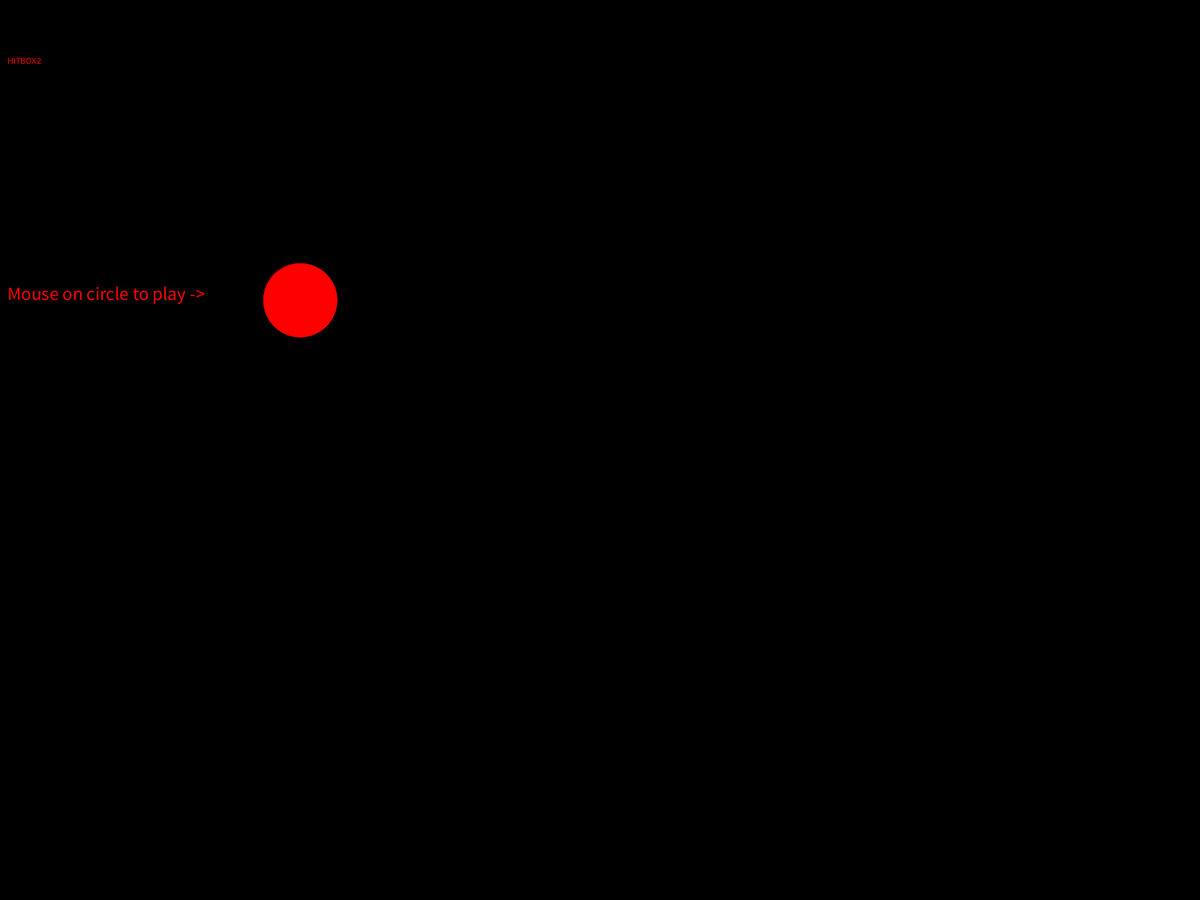
Frame 1 (no input)
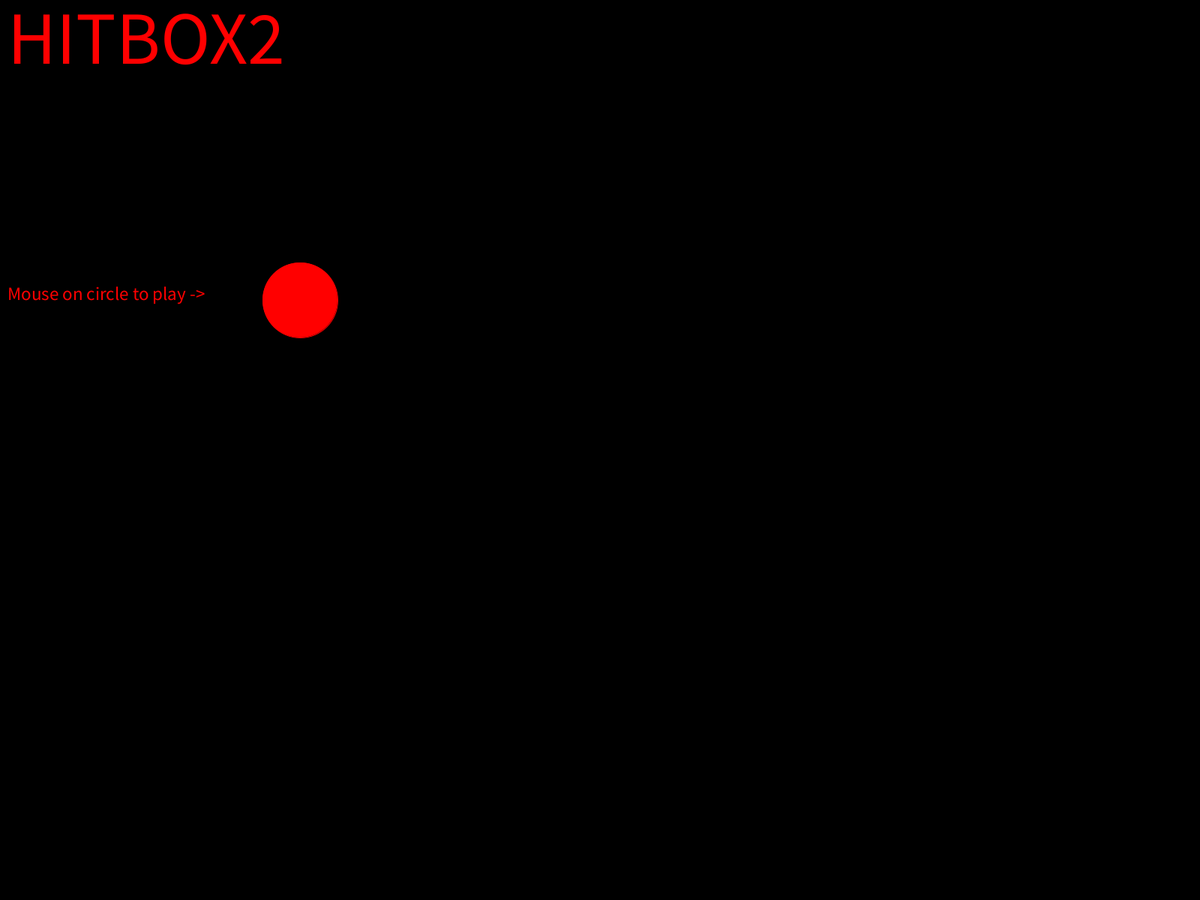
Frame 60 (the mouse pressed at the canvas centre just before this capture)
Frame 120 (the mouse held since frame 60 and released just before this capture): identical to frame 60, image omitted

The Processing sketch that drew these frames (run headless with seeded random() and noise(); from frame 60 on, the mouse is pressed at the canvas centre):

// Processing sketch: Jasper20181102
// ── Jasper20181102.pde
float menu = 1;
float x = 51;
float y = 51;
void setup()
{
  fullScreen();
}
void draw()
{
  background(0);
  if(menu == 1){
  fill(255,0,0);
  text("HITBOX2",10,85);
  textSize(25);
  text("Mouse on circle to play ->",10,400);
  ellipse(400,400,100,100);
  }
  fill(0);
  stroke(255,0,0);
  textSize(100);
  if (menu == 1)
  {
    if(mouseX> 350 && mouseX < 450  && mouseY > 350 && mouseX < 450)
    {
      menu = 0;
    }
  }
  if(menu == 0)
  {
    ellipse(x,y,100,100);
    line(0,height-50,width,height-50);
    if(y < height-100){y +=20;}
    if(y > height-100){y -=1;}
    if(keyPressed)
    {
      if(key == 'w'){y-=2;}
      if(key == 'a'){x-=2;}
      if(key == 'd'){x+=2;}
    }
  }
}
